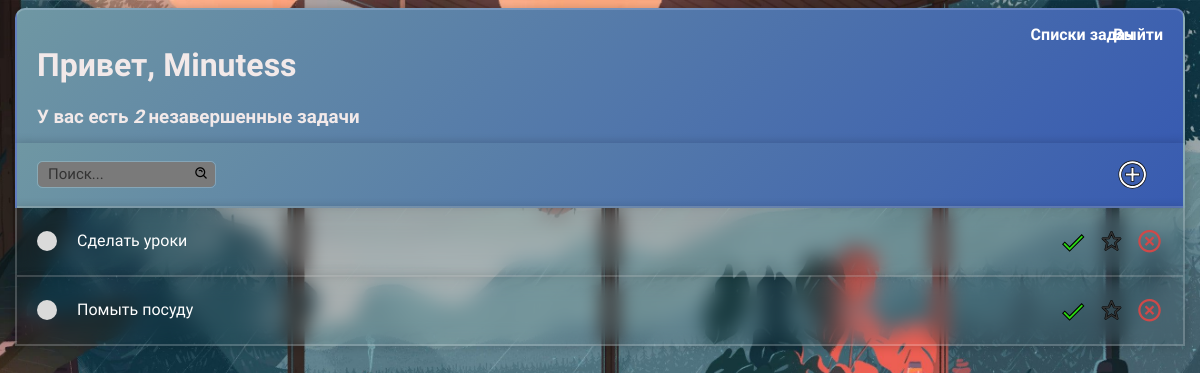
The app's page / (signed in), older data.
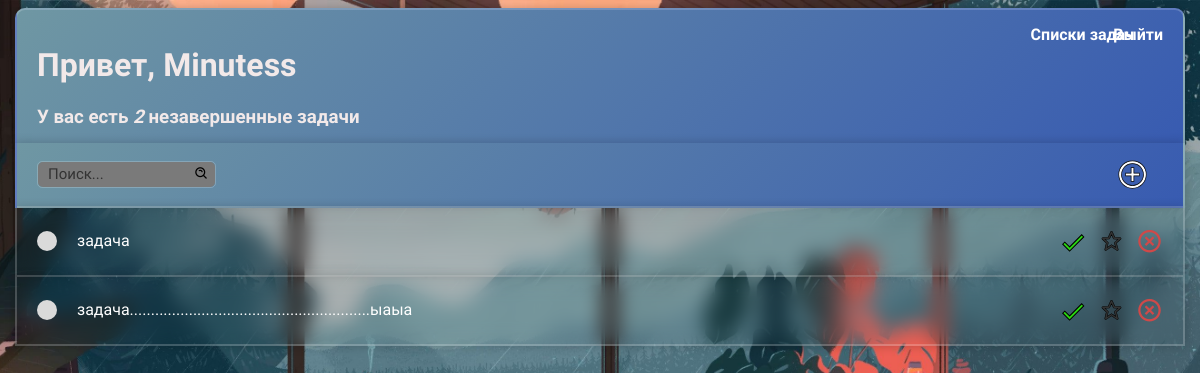
The same page, newer data.
### main/models.py (models this page shows)
class Task(models.Model):
    user =  models.ForeignKey(User, on_delete=models.CASCADE, null=True, blank=True)
    title = models.CharField(max_length=120, null=True, blank=True, verbose_name=u"Заголовок")
    description = models.TextField(null=True, blank=True, verbose_name=u"Описание")
    complete =  models.BooleanField(default=False, verbose_name=u"Состояние")
    created = models.DateTimeField(auto_now_add=True)
    important = models.BooleanField(default=False)
    def __str__(self):
        return str(self.title)
    class Meta:
        ordering = ['-important', 'complete']

### main/views.py (the view)
# urls.py: path('', TaskList.as_view(), name='tasks'),
class TaskList(LoginRequiredMixin, ListView):
    model = Task
    context_object_name = 'tasks'
    def get_context_data(self, **kwargs):
        context = super().get_context_data(**kwargs)
        context['tasks'] = context['tasks'].filter(user=self.request.user)
        context['count'] = context['tasks'].filter(complete=False).count()
        search_input = self.request.GET.get('search-area') or ''
        if search_input:
            context['tasks'] = context['tasks'].filter(title__startswith=search_input)
        context['search_input'] = search_input
        return context

### todoList/templatetags/users_extras.py (called while the page is built)
@register.filter
def ru_plural(value, variants):
    variants = variants.split(",")
    value = abs(int(value))
    if value % 10 == 1 and value % 100 != 11:
        variant = 0
    elif value % 10 >= 2 and value % 10 <= 4 and (value % 100 < 10 or value % 100 >= 20):
        variant = 1
    else:
        variant = 2
    return variants[variant]

### main/templates/main/task_list.html (shortened to what this page needs)
<!DOCTYPE html>
<html lang="ru">
<head>
    <link rel="stylesheet" href="../../static/main/main_style.css">
    <link href='https://unpkg.com/boxicons@2.1.4/css/boxicons.min.css' rel='stylesheet'>
</head>
<body>
{% load users_extras %}
<div class="header-bar">
    <div>
        <h1>Привет, {{ request.user|title }}</h1>
        <h3 style="margin: 0">У вас есть <i>{{ count }}</i> {{ count|ru_plural:"незавершенная,незавершенные,незавершенных" }} {{ count|ru_plural:"задача,задачи,задач" }}</h3>
    </div>
    <a href="{% url 'lists' %}" style="position: absolute; right:5.5%;">Списки задач</a>
    {% if request.user.is_authenticated %}
    <a href="{% url 'logout' %}">Выйти</a>
    {% else %}
        <a href="{% url 'login' %}">Войти</a>
    {% endif %}
</div>
<div id="search-add-wrapper">
    <form class="search-form" method ="GET">
        <input class="search-area" type="text" name="search-area" value="{{ search_input }}" placeholder="Поиск...">
        <button class="button"></button>
    </form>
    <a id="add-link" href="{% url 'task-create' %}"><i class='bx bx-plus-circle'></i></a>
</div>
<div class="task-items-wrapper">
    {% for task in tasks %}
        <div class="task-wrapper">
            {% if task.complete %}
                <div class="task-title">
                    <div class="task-complete-icon">
                        <s><a href="{% url 'task-update' task.id %}">{{ task }}</a></s>
                    </div>
                </div>
                <a class="complete-link" href="{% url 'task-complete' task.id %}"><i class='bx bx-check-double' ></i></a>
            {% else %}
                <div class="task-title">
                    <div class="task-incomplete-icon">
                        <a href="{% url 'task-update' task.id %}">{{ task }}</a>
                    </div>
                </div>
                <a class="complete-link" href="{% url 'task-complete' task.id %}"><i class='bx bx-check' ></i></a>
            {% endif %}
            {% if task.important %}
                <a class="imp-butt" href="{% url 'important-item' task.id %}"><i class='bx bxs-star'></i></a>
            {% else %}
                <a class="inimp-butt" href="{% url 'important-item' task.id %}"><i class='bx bx-star' ></i></a>
            {% endif %}
            <a class="delete-link" href="{% url 'task-delete' task.id %}"><i class='bx bx-x-circle'></i></a>
        </div>
    {% endfor %}
</div>
</body>
</html>

### main/static/main/main_style.css (style rules this page uses)
* { box-sizing: border-box; font-family: "Balsamiq Sans", serif; }
body { min-height: 90vh; background: url("back.jpg") no-repeat; background-size: cover; background-position: center; margin-left: 15px; margin-right: 15px; }
.header-bar { display: flex; justify-content: space-between; border-top: 2px solid rgb(255, 255, 255, .2); border-left: 2px solid rgb(255, 255, 255, .2); border-right: 2px solid rgb(255, 255, 255, .2); background: #6F97A3; background: linear-gradient(135deg, #6F97A3, #385BB1); box-shadow: 0 0 10px rgb(0, 0, 0, .2); color: #f2e9e9; border-top-left-radius: 10px; border-top-right-radius: 10px; padding: 15px 20px; }
.header-bar a { color: #fff; text-decoration: none; font-weight: 600; }
.task-wrapper { display: flex; align-items: center; justify-content: space-between; background: transparent; border-left: 2px solid rgb(255, 255, 255, .2); border-right: 2px solid rgb(255, 255, 255, .2); border-bottom: 2px solid rgb(255, 255, 255, .2); backdrop-filter: blur(10px); box-shadow: 0 0 10px rgb(0, 0, 0, .2); color: #fff; padding: 20px 20px; }
.task-wrapper .task-title { display: flex; white-space: nowrap; }
.task-wrapper .task-title a { text-decoration: none; color: #fff; margin-left: 40px; }
.task-wrapper .task-incomplete-icon { height: 20px; width: 20px; background-color: rgb(218, 218, 218); border-radius: 50%; }
.delete-link { text-decoration: none; font-weight: 900; color: #cf4949; font-size: 27px; line-height: 0; }
.inimp-butt { text-decoration: none; color: #333; font-size: 23px; line-height: 0; position: absolute; right: 60px; top: 21px; -webkit-text-stroke: 0.5px black; }
.complete-link { text-decoration: none; color: #29d810; font-size: 35px; line-height: 0; position: absolute; right: 93px; top: 16px; -webkit-text-stroke: 1px black; }
#search-add-wrapper { display: flex; justify-content: space-between; align-items: center; border-right: 2px solid rgb(255, 255, 255, .2); border-left: 2px solid rgb(255, 255, 255, .2); border-bottom: 2px solid rgb(255, 255, 255, .2); background: #6F97A3; background: linear-gradient(135deg, #6F97A3, #385BB1); box-shadow: 0 0 10px rgb(0, 0, 0, .2); color: #fff; padding: 15px 20px; }
#search-add-wrapper .search-form { border: 1.5px solid rgb(255, 255, 255, .2); display: inline-flex; justify-content: space-between; align-items: center; line-height: 0; border-radius: 5px; }
.search-area { border: none; width: 150px; outline: none; font-size: 15px; padding: 0 10px; background-color: #7a7a7a; height: 25px; border-top-left-radius: 5px; border-bottom-left-radius: 5px; }
#search-add-wrapper input::placeholder { color: #333; }
#search-add-wrapper button { border: none; height: 25px; background-color: #7a7a7a; border-top-right-radius: 5px; border-bottom-right-radius: 5px; }
#add-link { color: #fff; text-decoration: none; font-size: 33px; -webkit-text-stroke: 0.7px black; margin-right: 14px; line-height: 0; }

Row changes from the older to the newer data that the page shows:
removed Task: title "Сделать уроки", important False (drawn)
removed Task: title "Помыть посуду", important False (drawn)
added Task: title "задача", important False (drawn)
added Task: title "задача.........................................................ыаыа", important False (drawn)
